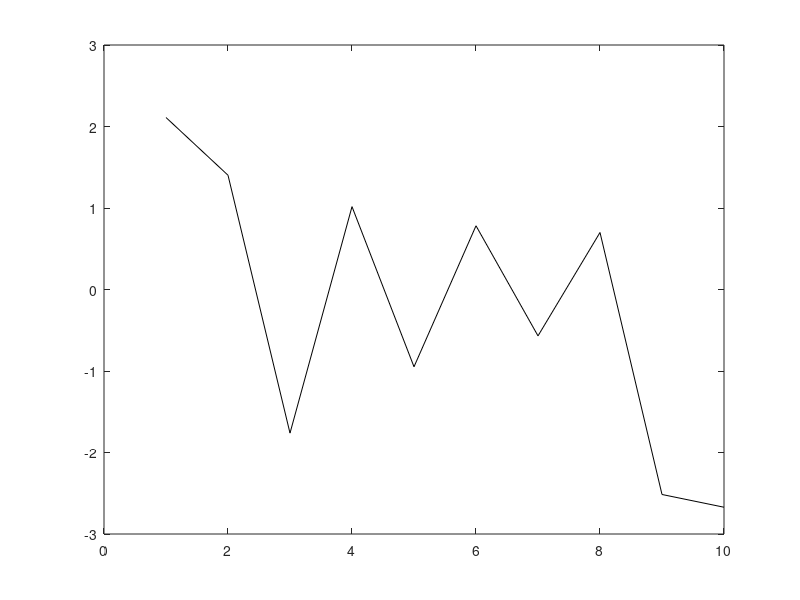

The MATLAB source for this figure: (Note: this script raises an error after producing the figure.)
toy = randn(4,10);
time_vector = 1:10;
channel_3 = toy(3, :);
min_value = min(channel_3);
title = "trial" + 10/10;
figure;
plot(time_vector,channel_3,'black-')
title(title);
xlabel('Time Points');
ylabel('Amplitude');